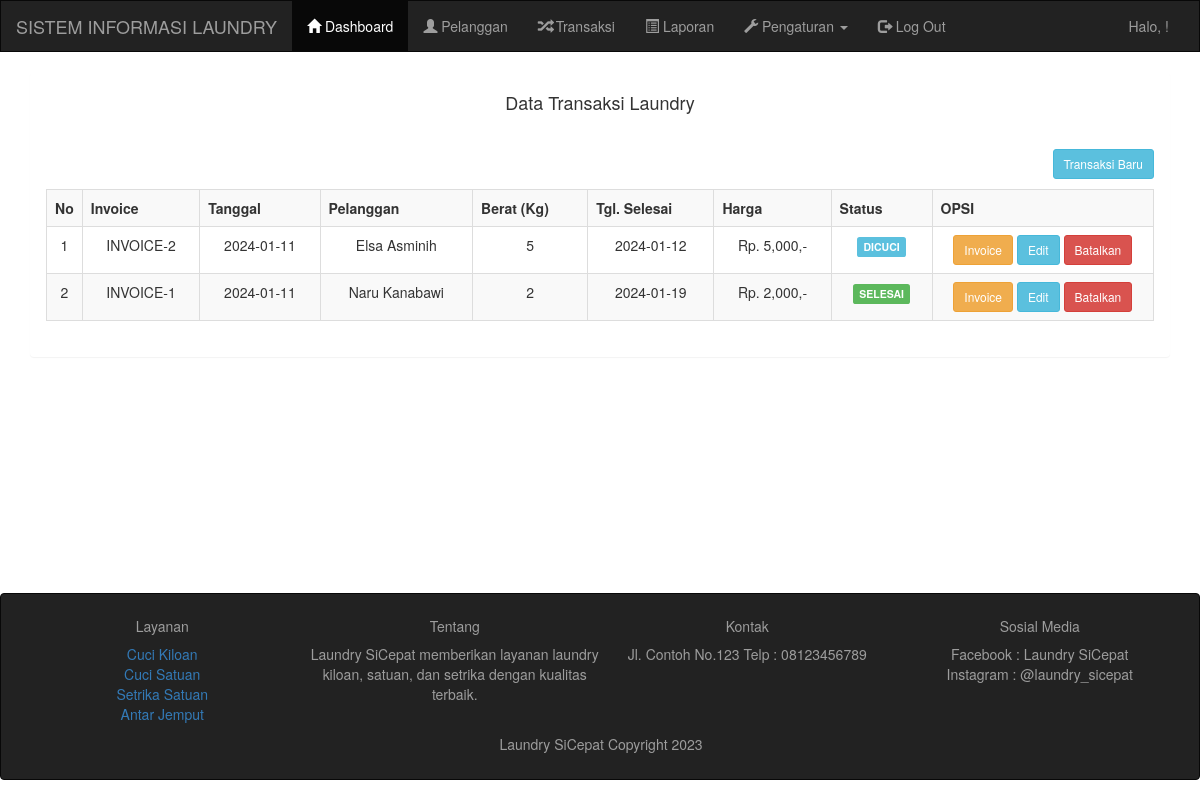
Screenshot of /applaundry/admin/transaksi.php with the database file from the repository.
### tables this page shows
CREATE TABLE `pelanggan` (
  `idPelanggan` int(11) NOT NULL,
  `namaPelanggan` varchar(255) NOT NULL,
  `hpPelanggan` varchar(20) NOT NULL,
  `alamatPelanggan` text NOT NULL
);

CREATE TABLE `transaksi` (
  `transaksi_id` int(11) NOT NULL,
  `transaksi_tgl` date NOT NULL,
  `transaksi_pelanggan` int(11) NOT NULL,
  `transaksi_harga` int(11) NOT NULL,
  `transaksi_berat` int(11) NOT NULL,
  `transaksi_tgl_selesai` date NOT NULL,
  `transaksi_status` int(11) NOT NULL
);

### applaundry/admin/transaksi.php (the view)
<?php include 'header.php'; ?>
<div class="container">
    <div class="panel">
        <div class="panel-heading">
            <h4>Data Transaksi Laundry</h4>
        </div>
        <div class="panel-body">
            <a href="transaksi_tambah.php" class="btn btn-sm btn-info pull-right">Transaksi Baru</a>
            <br />
            <br />
            <table class="table table-bordered table-striped">
                <tr>
                    <th width="1%">No</th>
                    <th>Invoice</th>
                    <th>Tanggal</th>
                    <th>Pelanggan</th>
                    <th>Berat (Kg)</th>
                    <th>Tgl. Selesai</th>
                    <th>Harga</th>
                    <th>Status</th>
                    <th width="20%">OPSI</th>
                </tr>
                <?php
                include '../koneksi.php';
                $data = mysqli_query($koneksi, "select * from pelanggan, transaksi where transaksi_pelanggan=idPelanggan order by transaksi_id desc");
                $no = 1;
                while ($d = mysqli_fetch_array($data)) { ?>
                    <tr>
                        <td><?php echo $no++; ?></td>
                        <td>INVOICE-<?php echo $d['transaksi_id']; ?></td>
                        <td><?php echo $d['transaksi_tgl']; ?></td>
                        <td><?php echo $d['namaPelanggan']; ?></td>
                        <td><?php echo $d['transaksi_berat']; ?></td>
                        <td><?php echo $d['transaksi_tgl_selesai']; ?></td>
                        <td><?php echo "Rp. " . number_format($d['transaksi_harga']) . ",-"; ?></td>
                        <td>
                            <?php
                            if ($d['transaksi_status'] == "0") {
                                echo "<div class='label label-warning'>PROSES</div>";
                            } else if ($d['transaksi_status'] == "1") {
                                echo "<div class='label label-info'>DICUCI</div>";
                            } else if ($d['transaksi_status'] == "2") {
                                echo "<div class='label label-success'>SELESAI</div>";
                            }
                            ?>
                        </td>
                        <td>
                            <a href="transaksi_invoice.php?id=<?php echo $d['transaksi_id']; ?>" target="_blank" class="btn btn-sm btn-warning">Invoice</a>
                            <a href="transaksi_edit.php?id=<?php echo $d['transaksi_id']; ?>" class="btn btn-sm btn-info">Edit</a>
                            <a href="transaksi_hapus.php?id=<?php echo $d['transaksi_id']; ?>" class="btn btn-sm btn-danger">Batalkan</a>
                        </td>
                    </tr>
                <?php } ?>
            </table>
        </div>
    </div>
</div>
<?php include 'footer.php'; ?>

### applaundry/admin/footer.php (style rules this page uses)
.container { text-align: center; }

### rows the page displays
pelanggan: transaksi.transaksi_id "2", transaksi.transaksi_tgl "2024-01-11", namaPelanggan "Elsa Asminih", transaksi.transaksi_berat "5", transaksi.transaksi_tgl_selesai "2024-01-12", transaksi.transaksi_harga "5,000", shows "DICUCI"
pelanggan: transaksi.transaksi_id "1", transaksi.transaksi_tgl "2024-01-11", namaPelanggan "Naru Kanabawi", transaksi.transaksi_berat "2", transaksi.transaksi_tgl_selesai "2024-01-19", transaksi.transaksi_harga "2,000", shows "SELESAI"
